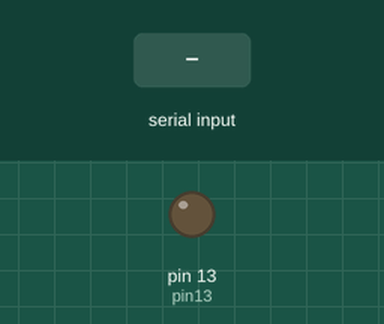
Simulated run of this sketch. Board: Arduino Uno, built with avr-gcc and run on an emulated ATmega328P. Shown: output pins drawn as LEDs (lit = HIGH). The test bench sets the inputs (shaded band). What the sketch prints to the serial monitor is not drawn.

Above: at 3.2 s.
3.3 s: "1" received over the second serial link
At 3.8 s:
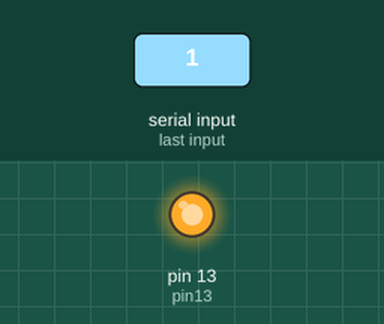
Timing chart, 0 to 6.3 s (numbered marks = the images above; inputs shaded):
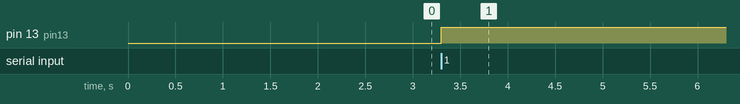

Measured:
- after the input at 3.3 s, pin 13 (pin13): LOW → HIGH at once

The sketch:

bt_pin13.ino
```cpp
#include <SoftwareSerial.h>

const int pin13 = 13;
SoftwareSerial bluetooth(2, 3);
// RX en pin 2 de arduino y TX del módulo Bluetooth.
// TX en pin 3 de arduino y RX del módulo Bluetooth.

void setup() {
  pinMode(pin13, OUTPUT);

  // Inicializa la comunicación serial para el monitor serial de la PC
  Serial.begin(9600);

  // Inicializa la comunicación serial en los pines 2 (RX) y 3 (TX) para el módulo Bluetooth
  bluetooth.begin(9600);

  // Mensaje de bienvenida en el monitor serial y el módulo Bluetooth
  Serial.println("Bienvenido!");
  bluetooth.println("Bienvenido!");

  delay(2000); // Espera 2 segundos
}

void loop() {
  // Mensajes de instrucciones en el monitor serial y el módulo Bluetooth
  Serial.println("Ingrese 1 para encender el LED");
  Serial.println("Ingrese 0 para apagar el LED");
  bluetooth.println("Ingrese 1 para encender el LED");
  bluetooth.println("Ingrese 0 para apagar el LED");

  // Espera a que se reciba algo en el puerto serial o en el Bluetooth
  while (bluetooth.available() == 0) {
    // Espera aquí hasta que se reciba algo en cualquiera de los puertos
  }

  // Verifica si se recibió un dato desde el Bluetooth
  if (bluetooth.available() > 0) {
    char opcion = bluetooth.read();
    if (opcion == '1') {
      digitalWrite(pin13, HIGH);  // ENCENDER PIN 13
      // MOSTRAR "LUZ ENCENDIDA" POR BLUETOOTH
      // MOSTRAR "LUZ ENCENDIDA" POR MONITOR SERIAL
    } else if (opcion == '0') {
      // APAGAR PIN 13
      // MOSTRAR "LUZ APAGADA" POR BLUETOOTH
      // MOSTRAR "LUZ APAGADA" POR MONITOR SERIAL
    }

    delay(2000);
  }

  // Limpiar el buffer serial antes de continuar
  while (bluetooth.available() > 0) {
    bluetooth.read();  // Descartar cualquier carácter residual en el buffer
  }
}
```
